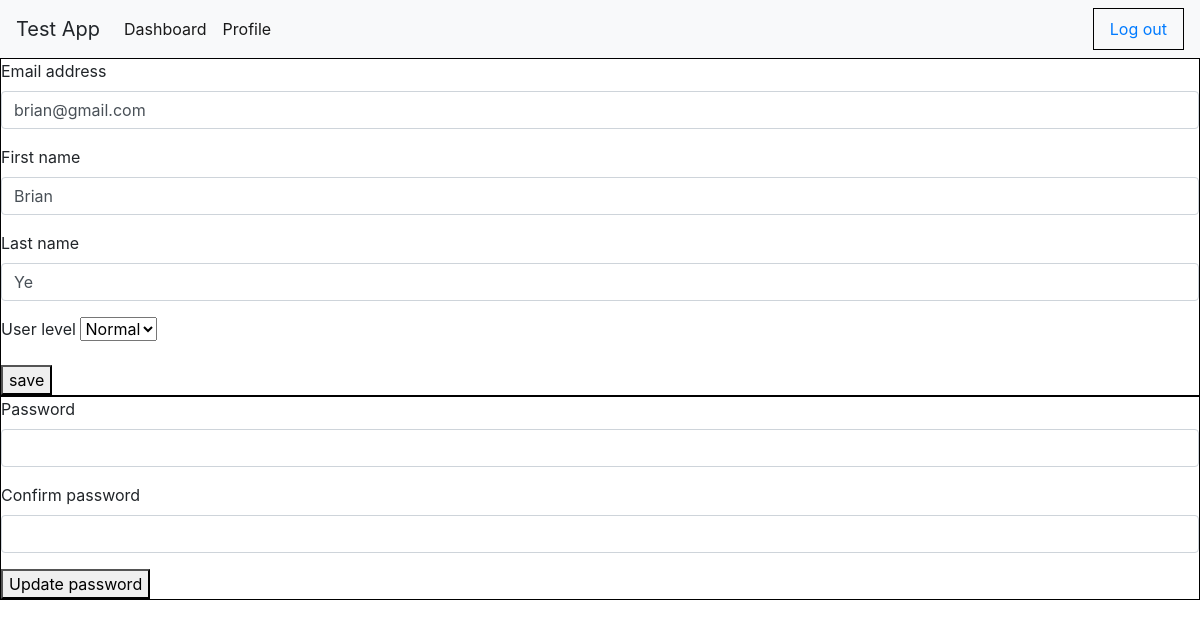
The app's page /users/edit/2, older data.
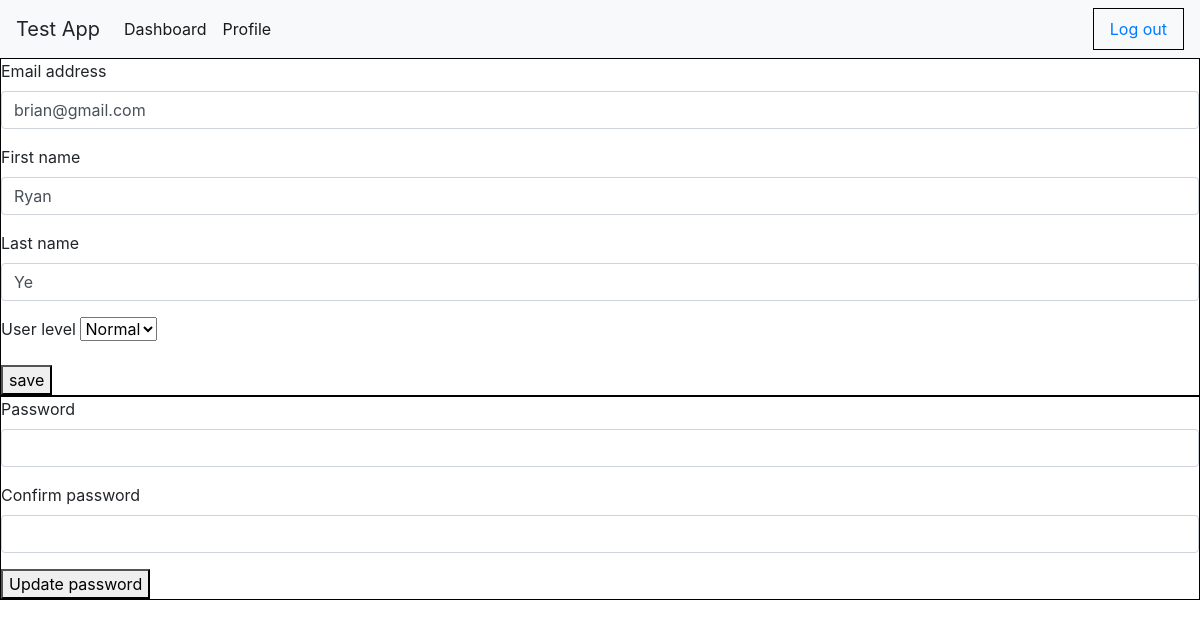
The same page, newer data.
### user/models.py (models this page shows)
class User(models.Model):
    user_level = models.IntegerField()
    email = models.CharField(max_length=255)
    first_name = models.CharField(max_length=50)
    last_name = models.CharField(max_length=50)
    password = models.CharField(max_length=60)
    description = models.TextField()
    created_at = models.DateTimeField(auto_now_add=True)
    updated_at = models.DateTimeField(auto_now=True)
    objects = UserManager()

### user/views.py (the view)
# urls.py: path('users/edit/<int:user_id>', views.admin_edit),
def admin_edit(request, user_id):
    context = {
        'user': User.objects.get(id=user_id)
    }
    return render(request, 'admin_edit.html', context)

### user/templates/admin_edit.html (shortened to what this page needs)
<!DOCTYPE html>
<html>
    <head>
        <link rel="stylesheet" href="https://stackpath.bootstrapcdn.com/bootstrap/4.3.1/css/bootstrap.min.css">
    </head>
    <body>
        <nav class="navbar navbar-expand-lg navbar-light bg-light">
            <a class="navbar-brand" >Test App</a>
            <div class="collapse navbar-collapse" id="navbarSupportedContent">
                <ul class="navbar-nav mr-auto">
                    <li class="nav-item active">
                        <a class="nav-link" href="/check_admin">Dashboard <span class="sr-only">(current)</span></a>
                    </li>
                    <li class="nav-item active">
                        <a class="nav-link" href="/users/edit">Profile <span class="sr-only">(current)</span></a>
                    </li>
                </ul>
                <form class="form-inline my-2 my-lg-0">
                    <a class="nav-link" href="/logout"> Log out <span class="sr-only">(current)</span></a>
                </form>
            </div>
        </nav>
        <form action="/update_info/{{user.id}}" method="POST">
            <div class="form-group">
                <label for="email">Email address</label>
                <input type="text" class="form-control" name="email" value="{{user.email}}" >
            </div>
            <div class="form-group">
                <label for="first_name">First name</label>
                <input type="text" class="form-control" name="first_name" value="{{user.first_name}}">
            </div>
            <div class="form-group">
                <label for="last_name">Last name</label>
                <input type="text" class="form-control" name="last_name" value="{{user.last_name}}">
            </div>
            <div class="form-group">
                <label for="user_level">User level</label>
                <select name="user_level">
                    <option value="1">Normal</option>
                </select>
            </div>
            <button type="submit">save</button>
        </form>
        <form action="/update_password/{{user.id}}" method="POST">
            <div class="form-group">
                <label for="password">Password</label>
                <input type="password" class="form-control" name="password">
            </div>
            <div class="form-group">
                <label for="password_check">Confirm password</label>
                <input type="password" class="form-control" name="password_check">
            </div>
            <button type="submit">Update password</button>
        </form>
    </body>
</html>

Row changes from the older to the newer data that the page shows:
changed User "brian@gmail.com": first_name "Brian" → "Ryan"
